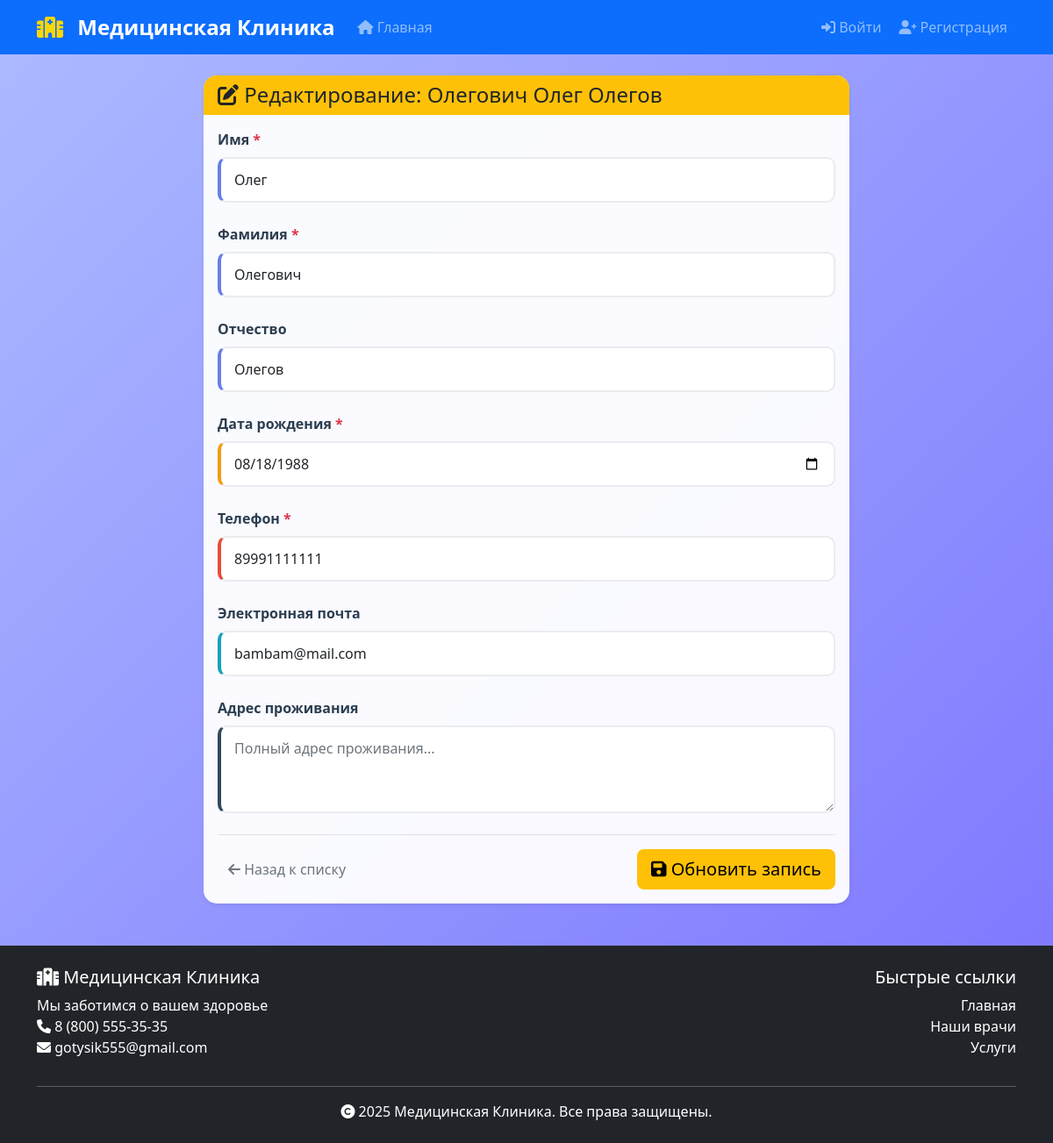
Page /clinic/patients/1/edit/ on the committed database.
### clinic/models.py (models this page shows)
class Patient(models.Model):
    first_name = models.CharField(max_length=50, verbose_name="Имя")
    last_name = models.CharField(max_length=50, verbose_name="Фамилия")
    middle_name = models.CharField(max_length=50, verbose_name="Отчество", blank=True)
    birth_date = models.DateField(verbose_name="Дата рождения")
    phone = models.CharField(max_length=20, verbose_name="Телефон")
    email = models.EmailField(verbose_name="Email", blank=True)
    address = models.TextField(verbose_name="Адрес", blank=True)
    class Meta:
        verbose_name = "Пациент"
        verbose_name_plural = "Пациенты"
    def __str__(self):
        return f"{self.last_name} {self.first_name} {self.middle_name}"

### clinic/views.py (the view)
# urls.py: path('patients/<int:pk>/edit/', views.patient_edit, name='patient_edit'),
def patient_edit(request, pk):
    patient = get_object_or_404(Patient, pk=pk)
    if request.method == 'POST':
        form = PatientForm(request.POST, instance=patient)
        if form.is_valid():
            form.save()
            messages.success(request, 'Данные пациента успешно обновлены!')
            return redirect('clinic:patient_detail', pk=patient.pk)
    else:
        form = PatientForm(instance=patient)
    return render(request, 'clinic/patient_form.html', {
        'form': form,
        'title': f'Редактирование: {patient}',
        'action_url': 'clinic:patient_edit',
        'object': patient
    })

### templates/clinic/patient_form.html (shortened to what this page needs)
{% extends 'clinic/base_form.html' %}
{% block content %}
{% with back_url='clinic:patient_detail' %}
{{ block.super }}
{% endwith %}
{% endblock %}

### templates/clinic/base_form.html (shortened to what this page needs)
{% extends 'base.html' %}
{% block content %}
<div class="row justify-content-center">
    <div class="col-md-10 col-lg-8">
        <div class="card shadow-sm">
            <div class="card-header {% if object %}bg-warning text-dark{% else %}bg-success text-white{% endif %}">
                <h4 class="card-title mb-0">
                    {% if object %}
                        <i class="fas fa-edit"></i> {{ title }}
                    {% else %}
                        <i class="fas fa-plus-circle"></i> {{ title }}
                    {% endif %}
                </h4>
            </div>
            <div class="card-body">
                <form method="post">
                    {% for field in form %}
                        <div class="mb-4">
                            <label for="{{ field.id_for_label }}" class="form-label fw-bold">
                                {{ field.label }}
                                {% if field.field.required %}
                                    <span class="text-danger">*</span>
                                {% endif %}
                            </label>
                            {{ field }}
                        </div>
                    {% endfor %}
                    <div class="d-flex justify-content-between align-items-center mt-4 pt-3 border-top">
                        <a href="{% url 'clinic:specialization_list' %}" class="btn btn-outline-secondary">
                            <i class="fas fa-arrow-left"></i> Назад к списку
                        </a>
                        <button type="submit" class="btn {% if object %}btn-warning{% else %}btn-success{% endif %} btn-lg">
                            <i class="fas fa-save"></i>
                            {% if object %}Обновить{% else %}Создать{% endif %} запись
                        </button>
                    </div>
                </form>
            </div>
        </div>
    </div>
</div>
{% endblock %}

### static/css/style.css (style rules this page uses)
:root { --primary-color: #2c3e50; --secondary-color: #3498db; --success-color: #27ae60; --danger-color: #e74c3c; --warning-color: #f39c12; --info-color: #17a2b8; --light-color: #ecf0f1; --dark-color: #2c3e50; }
body { font-family: 'Segoe UI', Tahoma, Geneva, Verdana, sans-serif; background: linear-gradient(135deg, #acbbff 0%, #7c73ff 100%); min-height: 100vh; }
.card { border: none; border-radius: 15px; box-shadow: 0 5px 15px rgba(0, 0, 0, 0.1); transition: all 0.3s ease; background: rgba(255, 255, 255, 0.95); backdrop-filter: blur(10px); }
.card-header { border-radius: 15px 15px 0 0 !important; border: none; font-weight: 600; }
.btn { border-radius: 8px; font-weight: 500; transition: all 0.3s ease; border: none; position: relative; overflow: hidden; }
.btn::before { content: ''; position: absolute; top: 0; left: -100%; width: 100%; height: 100%; background: linear-gradient(90deg, transparent, rgba(255, 255, 255, 0.2), transparent); transition: left 0.5s; }
.mb-4 { margin-bottom: 1.5rem !important; }
.mt-4 { margin-top: 1.5rem !important; }

### static/css/forms.css (style rules this page uses)
.form-control, .form-select { border-radius: 10px; border: 2px solid #e9ecef; padding: 12px 15px; font-size: 1rem; transition: all 0.3s ease; background: rgba(255, 255, 255, 0.9); }
.form-label { font-weight: 600; color: #2c3e50; margin-bottom: 8px; font-size: 1rem; }
.form-control[name="name"], .form-control[name="number"], .form-control[id*="name"] { border-left: 4px solid #667eea !important; }
.form-control[type="date"], .form-control[type="time"], .form-control[type="datetime-local"], .form-control[name="experience"], .form-control[name="duration"] { border-left: 4px solid #f39c12 !important; }
.form-control[type="email"] { border-left: 4px solid #17a2b8 !important; }
.form-control[type="tel"], .form-control[name="phone"] { border-left: 4px solid #e74c3c !important; }
textarea.form-control { border-left: 4px solid #34495e !important; resize: vertical; min-height: 100px; }

### rows in the picture
Patient: form "Олег" "Олегович" "Олегов" "08/18/1988" "89991111111" "bambam@mail.com"

### other values in the picture
{{ title }} "Редактирование: Олегович Олег Олегов"
{{ field.label }} "Имя" "Фамилия" "Отчество" "Дата рождения" "Телефон" "Электронная почта" "Адрес проживания"
